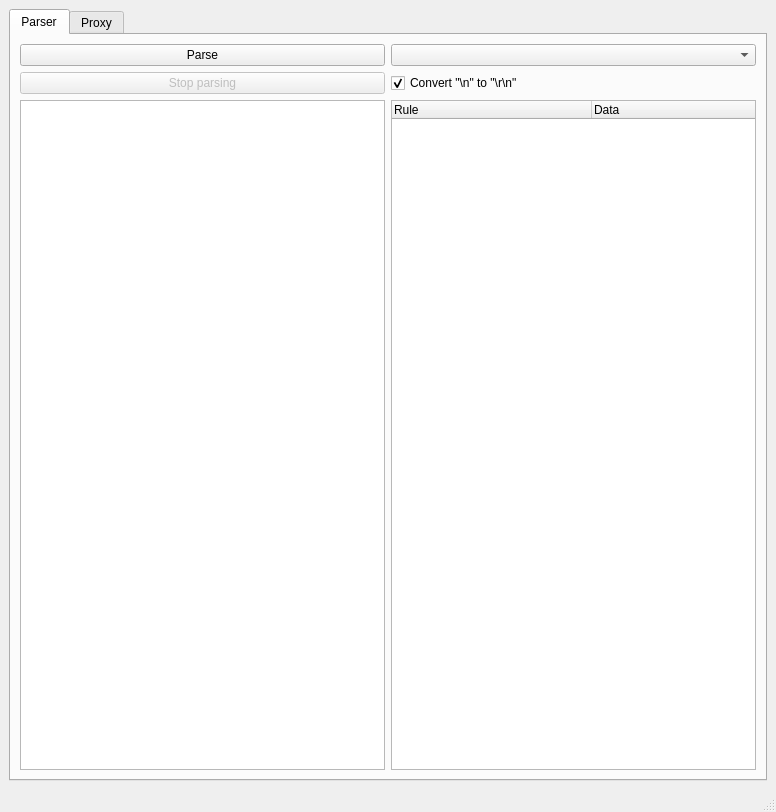
<?xml version="1.0" encoding="UTF-8"?>
<ui version="4.0">
 <class>MainWindow</class>
 <widget class="QMainWindow" name="MainWindow">
  <property name="geometry">
   <rect>
    <x>0</x>
    <y>0</y>
    <width>776</width>
    <height>812</height>
   </rect>
  </property>
  <property name="windowTitle">
   <string>MainWindow</string>
  </property>
  <widget class="QWidget" name="centralwidget">
   <layout class="QVBoxLayout" name="verticalLayout">
    <item>
     <widget class="QTabWidget" name="tabWidget">
      <property name="currentIndex">
       <number>0</number>
      </property>
      <widget class="QWidget" name="tab">
       <property name="sizePolicy">
        <sizepolicy hsizetype="Expanding" vsizetype="Expanding">
         <horstretch>0</horstretch>
         <verstretch>0</verstretch>
        </sizepolicy>
       </property>
       <attribute name="title">
        <string>Parser</string>
       </attribute>
       <layout class="QGridLayout" name="gridLayout">
        <item row="0" column="0">
         <widget class="QPushButton" name="button_Parse">
          <property name="text">
           <string>Parse</string>
          </property>
         </widget>
        </item>
        <item row="0" column="1">
         <widget class="QComboBox" name="cb_Parser"/>
        </item>
        <item row="1" column="0">
         <widget class="QPushButton" name="button_StopParsing">
          <property name="enabled">
           <bool>false</bool>
          </property>
          <property name="text">
           <string>Stop parsing</string>
          </property>
         </widget>
        </item>
        <item row="1" column="1">
         <widget class="QCheckBox" name="checkBox_ConvertLF">
          <property name="text">
           <string>Convert &quot;\n&quot; to &quot;\r\n&quot;</string>
          </property>
          <property name="checked">
           <bool>true</bool>
          </property>
         </widget>
        </item>
        <item row="2" column="0" colspan="2">
         <layout class="QHBoxLayout" name="horizontalLayout">
          <item>
           <widget class="QPlainTextEdit" name="textEdit_input"/>
          </item>
          <item>
           <widget class="QTreeWidget" name="treeWidget">
            <attribute name="headerDefaultSectionSize">
             <number>200</number>
            </attribute>
            <column>
             <property name="text">
              <string>Rule</string>
             </property>
            </column>
            <column>
             <property name="text">
              <string>Data</string>
             </property>
            </column>
           </widget>
          </item>
         </layout>
        </item>
       </layout>
      </widget>
      <widget class="QWidget" name="tab_2">
       <attribute name="title">
        <string>Proxy</string>
       </attribute>
       <layout class="QGridLayout" name="gridLayout_2">
        <item row="8" column="0">
         <widget class="QLabel" name="label_2">
          <property name="text">
           <string>Connections</string>
          </property>
         </widget>
        </item>
        <item row="9" column="0" colspan="3">
         <widget class="QTableView" name="tableView_Sessions"/>
        </item>
        <item row="1" column="0">
         <widget class="QLineEdit" name="lineEdit_LocalBindAddress">
          <property name="text">
           <string>127.0.0.1:10143</string>
          </property>
         </widget>
        </item>
        <item row="0" column="0">
         <widget class="QLabel" name="label_3">
          <property name="text">
           <string>Local listening address (e. g. 127.0.0.1:10143)</string>
          </property>
         </widget>
        </item>
        <item row="3" column="0">
         <widget class="QLineEdit" name="lineEdit_ServerConnectionString">
          <property name="text">
           <string>127.0.0.1:143</string>
          </property>
         </widget>
        </item>
        <item row="2" column="2">
         <widget class="QPushButton" name="button_StartProxy">
          <property name="enabled">
           <bool>false</bool>
          </property>
          <property name="text">
           <string>Start Proxy</string>
          </property>
         </widget>
        </item>
        <item row="3" column="2">
         <widget class="QPushButton" name="button_StopProxy">
          <property name="enabled">
           <bool>false</bool>
          </property>
          <property name="text">
           <string>Stop Proxy</string>
          </property>
         </widget>
        </item>
        <item row="1" column="2">
         <widget class="QPushButton" name="button_testProxyConfig">
          <property name="text">
           <string>Test Proxy Configuration</string>
          </property>
         </widget>
        </item>
        <item row="2" column="0">
         <widget class="QLabel" name="label">
          <property name="text">
           <string>Server Address (e.g. 127.0.0.1:143)</string>
          </property>
         </widget>
        </item>
        <item row="0" column="2">
         <widget class="QCheckBox" name="cb_interception">
          <property name="text">
           <string>Intercept New Connections</string>
          </property>
         </widget>
        </item>
       </layout>
      </widget>
     </widget>
    </item>
   </layout>
  </widget>
  <widget class="QMenuBar" name="menubar">
   <property name="geometry">
    <rect>
     <x>0</x>
     <y>0</y>
     <width>776</width>
     <height>22</height>
    </rect>
   </property>
  </widget>
  <widget class="QStatusBar" name="statusbar"/>
  <action name="actiontest">
   <property name="text">
    <string>test</string>
   </property>
  </action>
 </widget>
 <resources/>
 <connections/>
</ui>
